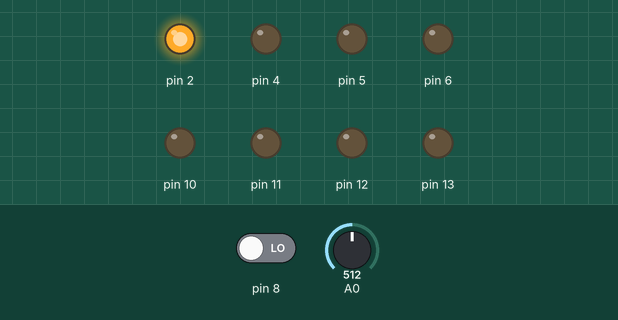
The sketch below on a simulated Arduino Uno, built with avr-gcc and run on an emulated ATmega328P. Parts: output pins drawn as LEDs (lit = HIGH). Dashed ring = blinking. Inputs (shaded band) come from the test bench; at power-on: pin 8 LOW, A0 = 512. What the sketch prints to the serial monitor is not drawn.

Above: at 11.2 s.
11.3 s: pin 8 driven HIGH
At 13.16 s:
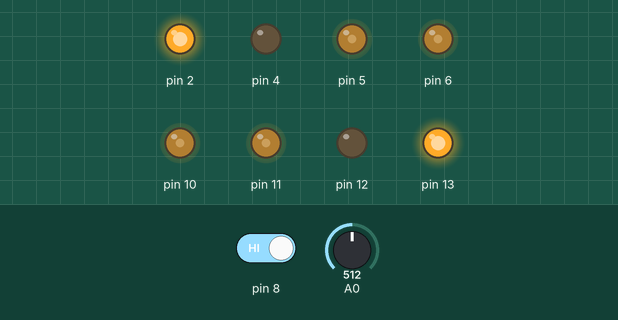
14.3 s: A0 set to 174
17.3 s: A0 set to 162
At 17.46 s:
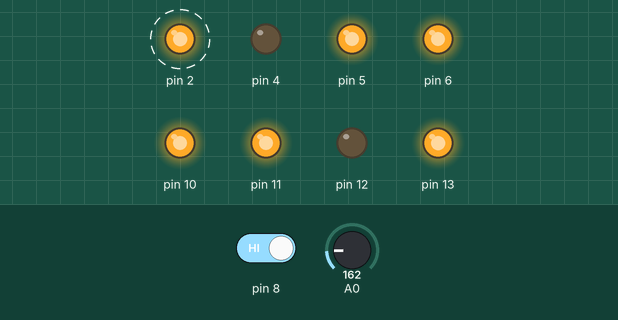
20.3 s: pin 8 driven LOW
At 20.47 s:
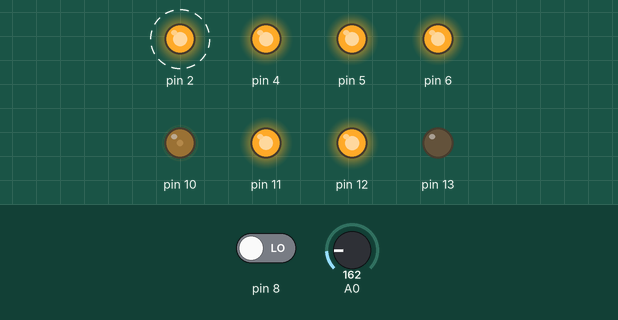
Timing chart, 0 to 31.3 s (numbered marks = the images above; inputs shaded):
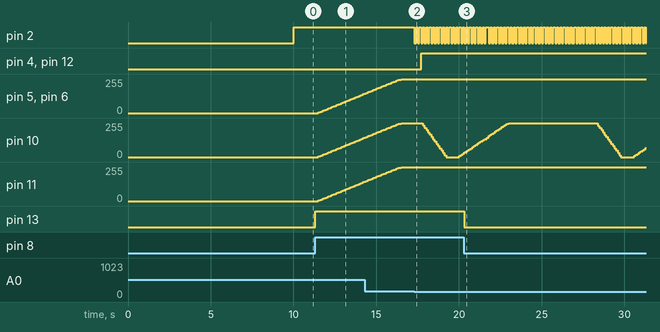

Measured:
- the behaviour switches between 163 and 162 on A0 (found by bisection; images 1 and 2)
- after the input at 11.3 s, pin 5, pin 6, pin 10, pin 11: moves from 0/255 to 143/255 over 2.7 s, starting after 0.21 s; pin 13: LOW → HIGH at once
- after the input at 17.3 s, pin 2: alternates HIGH for 0.10 s and LOW for 0.10 s, starting at once
- after the input at 20.3 s, pin 13: HIGH → LOW at once

The sketch:

multicade.ino
```cpp
#include "input.h"
#include "output.h"
#include "control.h"

enum state {SLEEPING, FADE_UP, ACTIVE, FADE_OUT};
state system_state;
state last_system_state;

// declared I/O devices. First parameter is
// ALWAYS the pin number

// ANALOG INPUTS
AnalogInput temp_sensor(A0, -58.0, 842.0, "cabinet temp");

// DISCRETE INPUTS
PIR_Sensor pir(8);

// DISCRETTE OUTPUTS
DiscreteOutput status_led(13, "status LED");
DiscreteOutput Fan(2, "Cooling Fan");
DiscreteOutput Amp(12, "Amplifier");
DiscreteOutput Screen(4, "Monitor Screen");

// PWM OUTPUTS
LED player1(5, "Player 1 Lights", false);
LED player2(6, "Player 2 Lights", false);
LED blue_backlight(10, "Blue Backlight", true);
LED marquee(11, "Marquee Lights", false);

// CONTROL CLASS OBJECTS
SoftwareSwitch temp_ss1(high, 85.0, 80.0);
Timer active_tmr(60000);

void setup() {
  // put your setup code here, to run once:

  Serial.begin(9600);

  // set up the hardware pins
  pir.setup();
  status_led.setup();
  temp_sensor.setup();
  Fan.setup();
  player1.setup();
  player2.setup();
  blue_backlight.setup();
  marquee.setup();
  Amp.setup();
  Screen.setup();

  // initialize the variables
  system_state = SLEEPING;
  last_system_state = FADE_OUT;

  Serial.println("System Warming Up 60 sec");
  delay(10000);
  Serial.println("Warmup complete.");

}

void loop() {
  // put your main code here, to run repeatedly:
  double loop_start = millis();

  // get the pir state
  pir.loop();

  // output the status_led
  status_led.set_output(pir.state);

  // check the temperature
  float cab_temp = temp_sensor.reading();
  bool too_hot = temp_ss1.check(cab_temp);

  // control the fan relay
  if(too_hot){
    Fan.set_output(true);
  }
  else{
    Fan.set_output(false);
  }

  switch(system_state){
    case SLEEPING:
      if(pir.state == true){
        system_state = FADE_UP;

        // reset the time here
        active_tmr.reset();
      }
      else{
        // disable amplifier pin
        Amp.set_output(false);

        // disable screen pin
        Screen.set_output(false);
      }
      break;
    case FADE_UP:
        // fade up the blue_backlight
        blue_backlight.fade(true, 5000, 1000);

        // fade up the marquee light
        marquee.fade(true, 5000, 1000);

        // fade up player 1
        player1.fade(true, 5000, 1000);

        // fade up player 2
        player2.fade(true, 5000, 1000);

        // if the lights are up, then move to the
        // next state
        if(blue_backlight.fade_complete() && marquee.fade_complete() &
            player1.fade_complete() && player2.fade_complete()){

              // reset the fades
              blue_backlight.reset(); marquee.reset(); player1.reset(); player2.reset();

              // change the state to active.
              system_state = ACTIVE;
        }
        else{

        }
      break;
    case ACTIVE:

      // turn the screen on
      Screen.set_output(true);

      // turn on the audio amplifier
      Amp.set_output(true);

      // put the blue backlight
      // LED in fade_profile1
      blue_backlight.fade_profile1();

      if(pir.state == true){
        active_tmr.reset();
      }
      else{
        active_tmr.tick();
        //Serial.print("active_tmr.ACC=");Serial.println(active_tmr.ACC);
        if(active_tmr.complete){
          system_state = FADE_OUT;
          active_tmr.reset();
        }
      }
      break;
    case FADE_OUT:
      // fade out the back blue light
      blue_backlight.fade(false, 5000, 1000);

      // fade out the marquee
      marquee.fade(false, 5000, 1000);

      if(blue_backlight.fade_complete() && marquee.fade_complete() <= 0){
        blue_backlight.reset(); marquee.reset();
        system_state = SLEEPING;
      }
      break;
  }
  if(last_system_state != system_state){
    Serial.print("system_state="); Serial.println(system_state);
    last_system_state = system_state;
  }

  double scan_time = millis() - loop_start;
  //Serial.print("Scan time:"); Serial.println(scan_time);

  // small delay
  delay(100);
}
```

control.h
```cpp
#ifndef _CONTROL_H
#define _CONTROL_H

// control library
enum control_action{high, low};
enum switch_output {on, off};

class Timer{
    double PRE;
    double start_time;
    bool enabled = false;
    public:
      Timer(double preset_ms):
        PRE(preset_ms)
      {
      }
      // public variables
      double ACC = 0;
      bool TT = false;
      bool complete = false;
      void tick(){
        if(enabled && not(complete)){
          TT = true;
          ACC = millis() - start_time;
          if(ACC >= PRE){
            complete = true;
            ACC = PRE;
          }
        }
        else if(not(enabled)){
          start_time = millis();
          enabled = true;
          TT = true;
        }
        else{
          // the timer is complete
          enabled = true;
          TT = false;
        }
      }
      void reset(){
        ACC = 0;
        enabled = false;
        TT = false;
        complete = false;
        start_time = 0;
      }
      double get_pre(){
        return PRE;
      }
      void set_pre(double new_pre){
          PRE = new_pre;
      }
};

class SoftwareSwitch{
    // software switch is a deadband
    // type control. The input is a float
    // and the setpoints are also floats. The
    // output switches based on where the input
    // is. The control action sets the active
    // high or active low functionality.
    control_action ca;
    const float on_sp;
    const float off_sp;
    bool active = false;

    public:
        SoftwareSwitch(control_action control_action, float on_setpoint, float off_setpoint):
            ca(control_action),
            on_sp(on_setpoint),
            off_sp(off_setpoint)
        {
            // start by telling the switch
            // to be low.
            active = off;
        }
        int check(float input){
            if(ca == control_action::high){
                // looking for a value to be high
                if(active == true){
                    if(input > on_sp){
                        active = true;
                    }
                    else{
                        active = false;
                    }
                }
                else{
                    if(input < off_sp){
                        active = false;
                    }
                    else{
                        active = true;
                    }
                }
            }
            else{
                if(active == false){
                    if(input < on_sp){
                        active = true;
                    }
                    else{
                        active = false;
                    }
                }
                else{
                    if(input > off_sp){
                        active = false;
                    }
                    else{
                        active = true;
                    }
                }
            }
            return active;
        }
};
#endif
```

input.h
```cpp
#ifndef _INPUT_H
#define _INPUT_H

#include "control.h"

// input library
class AnalogInput{
    const int pin;
    const int Rmin = 0;
    const int Rmax = 1023;
    const int Smin;
    const int Smax;
    Timer PrintTMR;

    public:
        AnalogInput(int attach_to, int scaled_min, int scaled_max, String description):
            pin(attach_to),
            Smin(scaled_min),
            Smax(scaled_max),
            desc(description),
            PrintTMR(3000)
        {
        }
        // declare the public variables
        String desc;
        void setup(){
            // put the setup functions in here
        }
        float reading(){
            // Rmin = 0
            // Rmax = 1023
            // Smin = -58
            // Smax = 842
            // last raw reading 122 @ about 50 degrees in garage

            int raw_input;
            float reading;

            // get the raw input
            raw_input = analogRead(pin);

            // calculates the reading based on the parameters
            float n = Smax - Smin;
            float d = Rmax - Rmin;
            float s = (n / d);
            reading =(s * raw_input) + Smin;

            if(PrintTMR.complete){
              print_info(reading);
              PrintTMR.reset();
            }
            else{
              PrintTMR.tick();
            }

            return reading;
        }
        void print_info(float reading){
            Serial.print("Analog Input ("); Serial.print(desc); Serial.print("): "); Serial.println(reading);
        }
};

class PIR_Sensor{
    // discrete PIR motion sensor
    // this has built in debouncing capabilities
    // so no need to
    const int pin;
    int prev_state;

    public:
        PIR_Sensor(int attach_to):
            pin(attach_to)
        {
        }

        // public variables
        bool state;

        void print_info(){
            // print the information
            Serial.print("PIR_Sensor:"); Serial.print(pin);
            Serial.print("  Current State:"); Serial.print(state);
            // finish the line
            Serial.println("");
        }
        void setup(){
            pinMode(pin, INPUT);
            state = false;
        }

        void loop(){

            int value;
            value = digitalRead(pin);

            if(value == HIGH){
              state = true;
            }
            else{
              state = false;
            }

            if(prev_state != state){
                print_info();
                prev_state = state;
            }
        }
};
#endif
```

output.h
```cpp
#ifndef _OUTPUT_H
#define _OUTPUT_H

#include "control.h"

// output library

class DiscreteOutput{
    const int pin;
    public:
        DiscreteOutput(int attach_to, String description):
            pin(attach_to),
            desc(description)
        {
        }
        // public variables.
        bool state;
        String desc;
        void setup(){
          pinMode(pin, OUTPUT);
        };
        void set_output(bool value){
          if(state != value){
            digitalWrite(pin, value);
            state = value;
            // digital out (desc) State: state
            //Serial.print("Digital Out ("); Serial.print(desc); Serial.print(")  "); Serial.print(" State:"); Serial.println(state);
          }
        };
};

class LED{
    const int pin;
    const String desc;
    Timer FadeTMR;
    Timer WaitTMR;
    Timer PrintTMR;
    int brightness = 0;
    int max_out = 254;
    int profile_step = 0;
    bool is_verbose;
    public:
      LED(int attach_to, String description, bool enable_print):
          pin(attach_to),
          desc(description),
          is_verbose(enable_print),
          FadeTMR(1500),
          WaitTMR(0),
          PrintTMR(5000)
          {

          }
      void setup(){
        pinMode(pin, OUTPUT);
      }
      void fade(bool up, double fade_time, double wait_time){

        // put the preset into the fade timer
        FadeTMR.set_pre(fade_time);

        // put the preset into the wait timer
        WaitTMR.set_pre(wait_time);

        // starts the timer.
        if(FadeTMR.complete == false){
          FadeTMR.tick();
        }
        else{
          if(WaitTMR.get_pre() > 0){
            if(WaitTMR.complete == false){
              WaitTMR.tick();
            }
          }
        }

        // calculates the buffer values
        float bup = (max_out / fade_time) * FadeTMR.ACC;
        float bd = ((max_out / fade_time) * (-1) * FadeTMR.ACC) + max_out;

        if(up){
          int bup_int = floor(bup) - brightness;
          if(bup_int > 0){
            brightness = brightness + bup_int;
          }
        }
        else{
          int bd_int = brightness - floor(bd);
          if(bd_int > 0){
            brightness = brightness - bd_int;
          }
        }

        // print information control
        PrintTMR.tick();
        if(PrintTMR.complete){
          // print the information
          print_info();

          // reset the print timer
          PrintTMR.reset();
        }

        if(brightness < 0){
          brightness = 0;
        }
        if(brightness > 254){
          brightness = 254;
        }
        analogWrite(pin, brightness);
      }
      void print_info(){
        if(is_verbose){
          Serial.print("LED Output:"); Serial.print(desc); Serial.print("  brightness="); Serial.print(brightness);
          Serial.print(" profile_step="); Serial.print(profile_step);
          Serial.print("  FadeTMR.TT="); Serial.print(FadeTMR.TT); Serial.print(" FadeTMR.ACC="); Serial.print(FadeTMR.ACC);
          Serial.print("  WaitTMR.TT="); Serial.print(WaitTMR.TT); Serial.print(" WaitTMR.ACC="); Serial.println(WaitTMR.ACC);
        }

      }
      void fade_profile1(){
        if(profile_step == 0){
          // fade down, wait 500 ms
          fade(false, 1500, 500);
        }
        else if(profile_step == 1){
          // fade up, wait 5000 ms
          fade(true, 3000, 5000);
        }
        else{
          // don't do anything
        }
        if(fade_complete()){
          if(profile_step < 1){
            reset_profile();
            profile_step = profile_step + 1;
          }
          else{
            reset_profile();
          }
        }
      }
      bool fade_complete(){
        if((FadeTMR.complete && WaitTMR.complete) || (FadeTMR.complete && WaitTMR.get_pre() <= 0)){
          return true;
        }
        else{
          return false;
        }
      }
      int get_brightness(){
        return brightness;
      }
      void reset(){
        FadeTMR.reset();
        WaitTMR.reset();
      }
      void reset_profile(){
        reset();
        profile_step = 0;
      }
};
#endif
```
